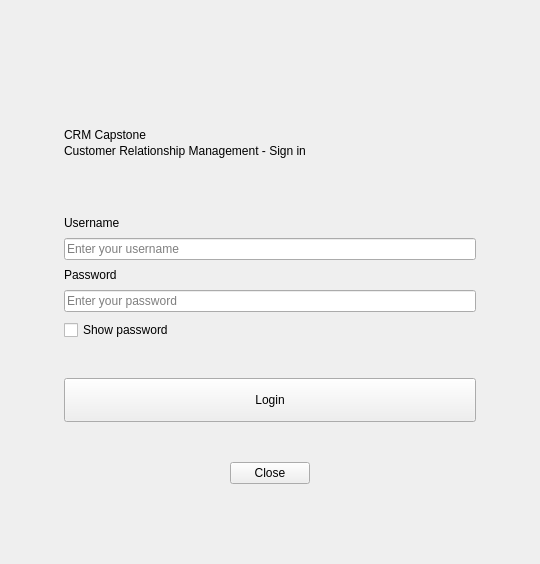
<?xml version="1.0" encoding="UTF-8"?>
<ui version="4.0">
 <class>LoginPage</class>
 <widget class="QWidget" name="pageRoot">
  <property name="windowTitle"><string>CRM Capstone - Login</string></property>
  <layout class="QVBoxLayout" name="rootLayout">
   <property name="leftMargin"><number>40</number></property>
   <property name="topMargin"><number>40</number></property>
   <property name="rightMargin"><number>40</number></property>
   <property name="bottomMargin"><number>40</number></property>
   <property name="spacing"><number>16</number></property>
   <item><spacer name="topSpacer"><property name="orientation"><enum>Qt::Orientation::Vertical</enum></property><property name="sizeHint" stdset="0"><size><width>20</width><height>40</height></size></property></spacer></item>
   <item alignment="Qt::AlignmentFlag::AlignHCenter"><widget class="QLabel" name="labelLogo"/></item>
   <item alignment="Qt::AlignmentFlag::AlignHCenter">
    <widget class="QFrame" name="headerBar">
     <property name="minimumSize"><size><width>460</width><height>0</height></size></property>
     <property name="maximumSize"><size><width>460</width><height>16777215</height></size></property>
     <layout class="QVBoxLayout" name="headerLayout">
      <property name="leftMargin"><number>24</number></property>
      <property name="topMargin"><number>18</number></property>
      <property name="rightMargin"><number>24</number></property>
      <property name="bottomMargin"><number>18</number></property>
      <property name="spacing"><number>2</number></property>
      <item><widget class="QLabel" name="headerTitle"><property name="text"><string>CRM Capstone</string></property></widget></item>
      <item><widget class="QLabel" name="headerSub"><property name="text"><string>Customer Relationship Management - Sign in</string></property></widget></item>
     </layout>
    </widget>
   </item>
   <item alignment="Qt::AlignmentFlag::AlignHCenter">
    <widget class="QFrame" name="card">
     <property name="minimumSize"><size><width>460</width><height>0</height></size></property>
     <property name="maximumSize"><size><width>460</width><height>16777215</height></size></property>
     <layout class="QVBoxLayout" name="cardLayout">
      <property name="leftMargin"><number>24</number></property>
      <property name="topMargin"><number>24</number></property>
      <property name="rightMargin"><number>24</number></property>
      <property name="bottomMargin"><number>24</number></property>
      <property name="spacing"><number>8</number></property>
      <item><widget class="QLabel" name="labelUsername"><property name="text"><string>Username</string></property></widget></item>
      <item><widget class="QLineEdit" name="inputUsername"><property name="placeholderText"><string>Enter your username</string></property></widget></item>
      <item><widget class="QLabel" name="labelPassword"><property name="text"><string>Password</string></property></widget></item>
      <item><widget class="QLineEdit" name="inputPassword"><property name="placeholderText"><string>Enter your password</string></property><property name="echoMode"><enum>QLineEdit::EchoMode::Password</enum></property></widget></item>
      <item><widget class="QCheckBox" name="checkShowPassword"><property name="text"><string>Show password</string></property></widget></item>
      <item><widget class="QLabel" name="labelWarning"><property name="text"><string></string></property></widget></item>
      <item><spacer name="cardSpacer"><property name="orientation"><enum>Qt::Orientation::Vertical</enum></property><property name="sizeHint" stdset="0"><size><width>20</width><height>8</height></size></property></spacer></item>
      <item><widget class="QPushButton" name="btnLogin"><property name="text"><string>Login</string></property><property name="minimumSize"><size><width>0</width><height>44</height></size></property></widget></item>
     </layout>
    </widget>
   </item>
   <item alignment="Qt::AlignmentFlag::AlignHCenter"><widget class="QPushButton" name="btnClose"><property name="text"><string>Close</string></property></widget></item>
   <item><spacer name="bottomSpacer"><property name="orientation"><enum>Qt::Orientation::Vertical</enum></property><property name="sizeHint" stdset="0"><size><width>20</width><height>40</height></size></property></spacer></item>
  </layout>
 </widget>
 <resources/>
 <connections/>
</ui>
